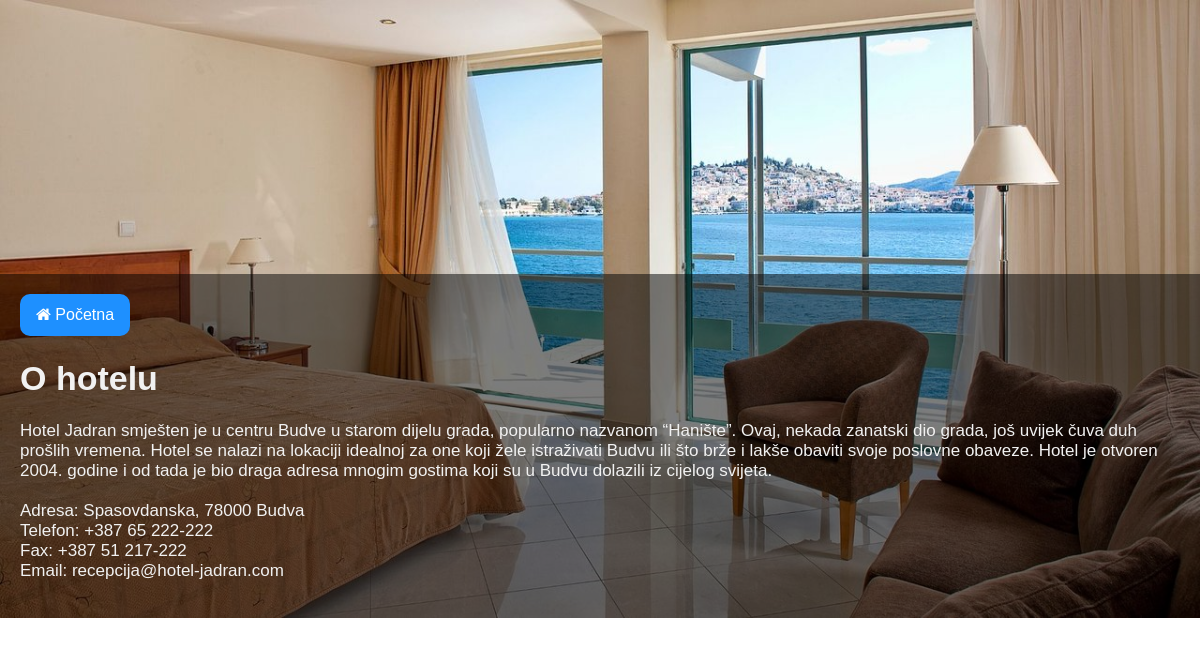
The page /hotelInfo.php on the database as committed earlier.
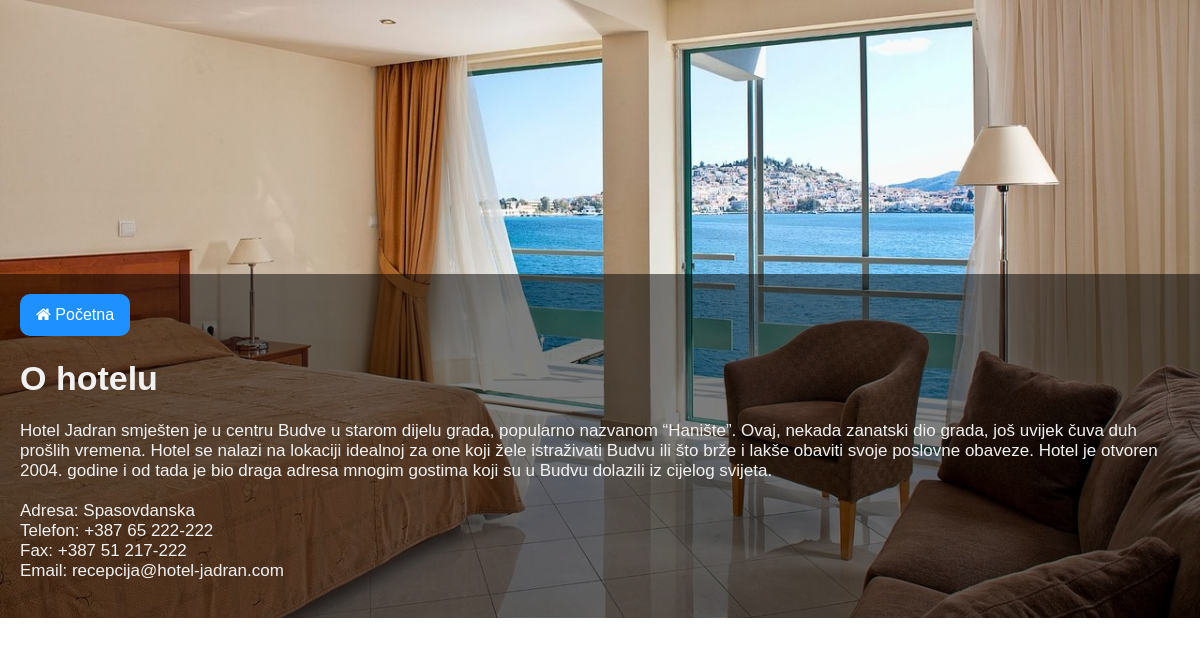
The same page on the database as committed later.
### tables this page shows
CREATE TABLE `hotel` (
  `id` int(11) NOT NULL,
  `name` varchar(45) NOT NULL,
  `address` varchar(45) NOT NULL,
  `PIB` varchar(25) NOT NULL,
  `star_rating` int(11) NOT NULL,
  `number_accommodation` int(11) NOT NULL
);

### hotelInfo.php (the view, shortened to what this page needs)
<!DOCTYPE html>
<html>
<head>
    <link rel="stylesheet" href="https://cdnjs.cloudflare.com/ajax/libs/font-awesome/4.7.0/css/font-awesome.min.css">
    <link rel="stylesheet" href="styles/hotelInfo.css">
</head>
<body>
<div class="container">
    <img src="image/login.jpg" alt="Notebook" style="width:100%;">
    <div class="content">
        <?php
        require "connection/connection.php";
        if(!isset($_SESSION['userAdmin']) and !isset($_SESSION['userWorker']) and !isset($_SESSION['userGuest'])) {
            ?>
            <button type="button" class="btn" id="btnHome"><i class="fa fa-home"></i> Početna</button>
            <?php
        }
        $query = <<<SQL
            SELECT *
            FROM `hotel`
SQL;
        $result = mysqli_query($connection, $query);
        $row = mysqli_fetch_assoc($result)
        ?>
        <h1>O hotelu</h1>
        <p>
            Hotel Jadran smješten je u centru Budve u starom dijelu grada, popularno nazvanom “Hanište”.
            Ovaj, nekada zanatski dio grada, još uvijek čuva duh prošlih vremena.
            Hotel se nalazi na lokaciji idealnoj za one koji žele istraživati Budvu ili što brže i lakše obaviti svoje poslovne obaveze.
            Hotel je otvoren 2004. godine i od tada je bio draga adresa mnogim gostima koji su u Budvu dolazili iz cijelog svijeta.<br><br>
            Adresa:
            <?php
            echo $row['address'];
            ?>
            <br>
            Telefon: +387 65 222-222 <br>
            Fax: +387 51 217-222 <br>
            Email: recepcija@hotel-jadran.com
        </p>
    </div>
</div>
</body>
</html>

Rows that differ between the two databases and show on the page:
changed hotel: address "Spasovdanska, 78000 Budva" → "Spasovdanska"
